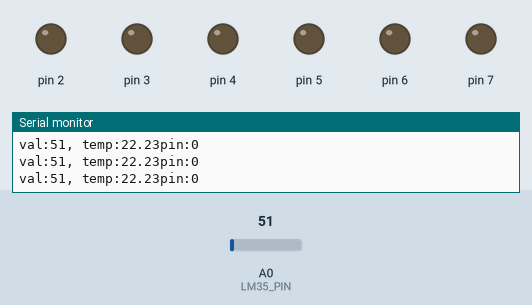
The sketch below on a simulated Arduino Uno, built for the host (arithmetic inside an expression is 32-bit, double 64-bit). Shown: output pins drawn as LEDs (lit = HIGH), the last lines printed to the serial monitor. The test bench sets the inputs (shaded band); at power-on: A0 (LM35_PIN) = 51.

Above: at 1.3 s.
1.4 s: A0 (LM35_PIN) set to 57
At 2.4 s:
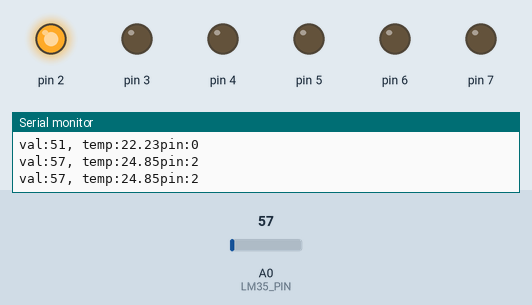
3.0 s: A0 (LM35_PIN) set to 71
At 3.6 s:
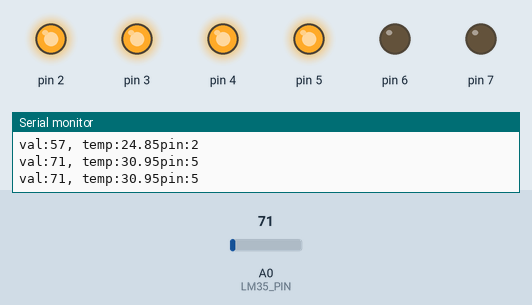
4.5 s: A0 (LM35_PIN) set to 86
At 5.7 s:
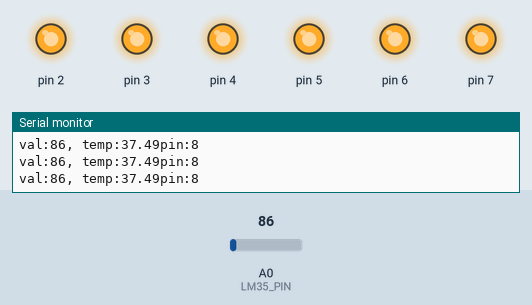
6.0 s: A0 (LM35_PIN) set to 61
At 7.1 s:
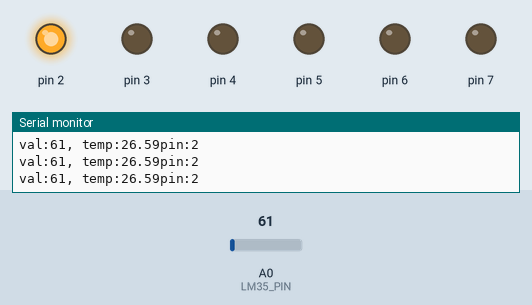
7.5 s: A0 (LM35_PIN) set to 30
At 8.3 s:
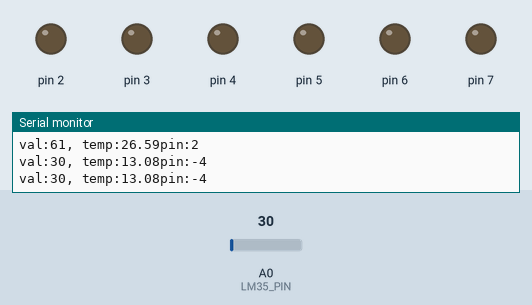
Timing chart, 0 to 10.0 s (numbered marks = the images above; inputs shaded):
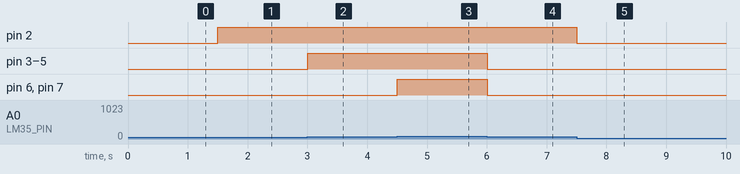

Measured:
- the behaviour switches between 56 and 57 on A0 (LM35_PIN) (found by bisection; images 0 and 1)
- after the input at 1.4 s, pin 2: LOW → HIGH after 0.10 s
- after the input at 3.0 s, pin 3–5: LOW → HIGH at once
- after the input at 4.5 s, pin 6, pin 7: LOW → HIGH at once
- after the input at 6.0 s, pin 3–7: HIGH → LOW at once
- after the input at 7.5 s, pin 2: HIGH → LOW at once

The sketch:

Temp.ino
```cpp
#define LM35_PIN A0
#define MV_MAX 4460
#define T_MAX 34
#define T_MIN 23
// the setup routine runs once when you press reset:
void setup() {
  // initialize serial communication at 9600 bits per second:
  pinMode(LM35_PIN, INPUT);
  for (int i = 2; i <= 7; ++i) {
    pinMode(i, OUTPUT);
  }
  Serial.begin(9600);
}

float mv(int value) {
  return (value / 1023.0) * MV_MAX;
}

float c(int value) {
  return mv(value) / 10;
}

void led(int LEDState) {
  for (int i = 2; i <= LEDState; ++i) {
    digitalWrite(i, HIGH);
  }
  for (int i = LEDState + 1; i <= 7; ++i) {
    digitalWrite(i, LOW);
  }
}

int sensorValue;
float temp;
int LEDState = -1;
int tempState;
float bound = (T_MAX - T_MIN) / 6.0;

void loop() {

  sensorValue = analogRead(LM35_PIN);
  temp = c(sensorValue);
  tempState = ((temp - T_MIN) / bound) + 1;

  Serial.print("val:");
  Serial.print(sensorValue);
  Serial.print(", temp:");
  Serial.print(temp);
  Serial.print("pin:");
  Serial.print(tempState);
  Serial.println();

  if (LEDState != tempState) {
    LEDState = tempState;
  }
  led(LEDState);
  delay(500);
}
```
